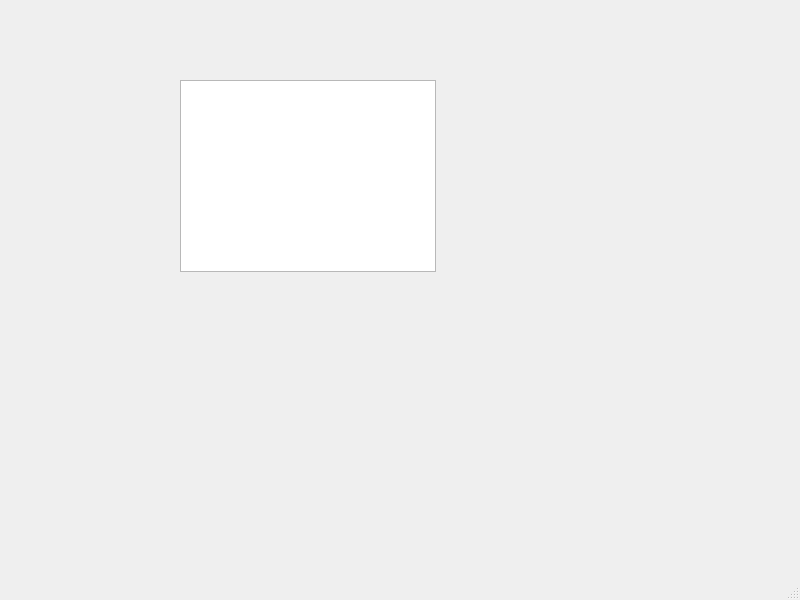
<?xml version="1.0" encoding="UTF-8"?>
<ui version="4.0">
 <class>MainWindow</class>
 <widget class="QMainWindow" name="MainWindow">
  <property name="geometry">
   <rect>
    <x>0</x>
    <y>0</y>
    <width>800</width>
    <height>600</height>
   </rect>
  </property>
  <property name="windowTitle">
   <string>MainWindow</string>
  </property>
  <widget class="QWidget" name="centralwidget">
   <widget class="QTextBrowser" name="textBrowser">
    <property name="geometry">
     <rect>
      <x>180</x>
      <y>80</y>
      <width>256</width>
      <height>192</height>
     </rect>
    </property>
   </widget>
  </widget>
  <widget class="QMenuBar" name="menubar">
   <property name="geometry">
    <rect>
     <x>0</x>
     <y>0</y>
     <width>800</width>
     <height>22</height>
    </rect>
   </property>
  </widget>
  <widget class="QStatusBar" name="statusbar"/>
 </widget>
 <resources/>
 <connections/>
</ui>
